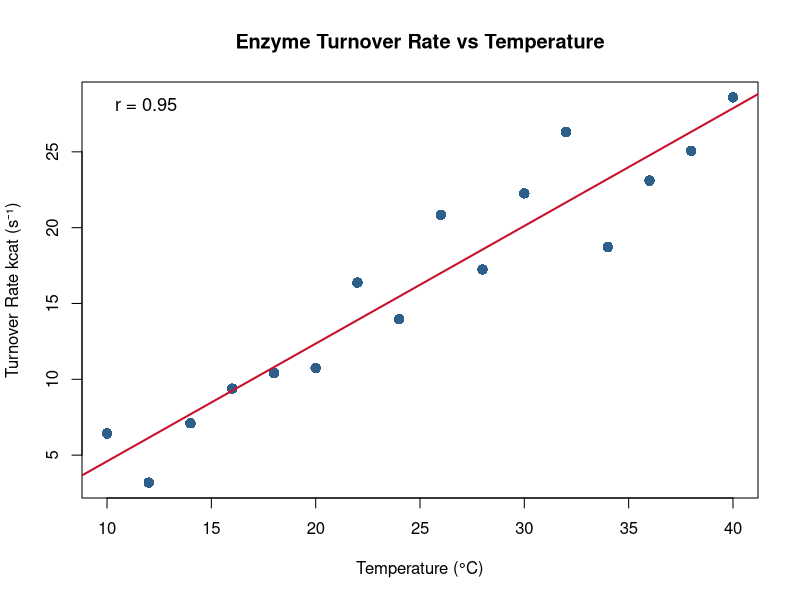
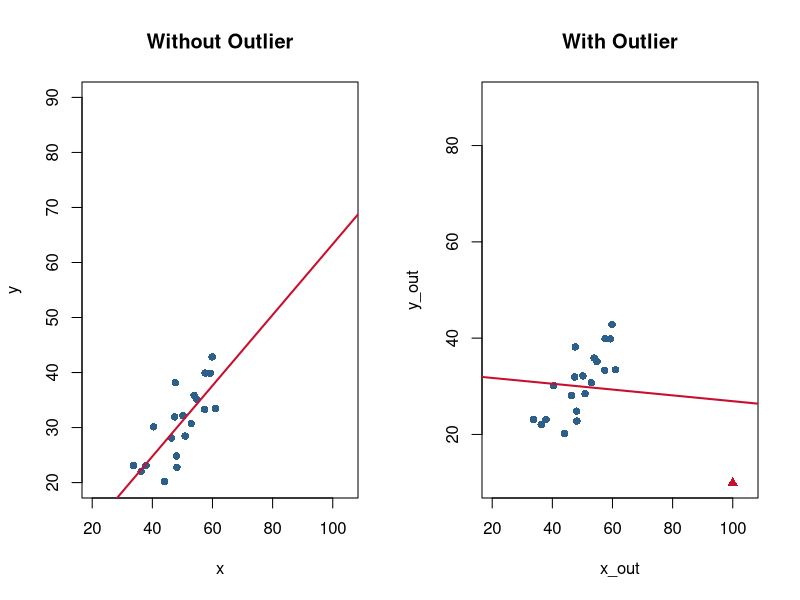
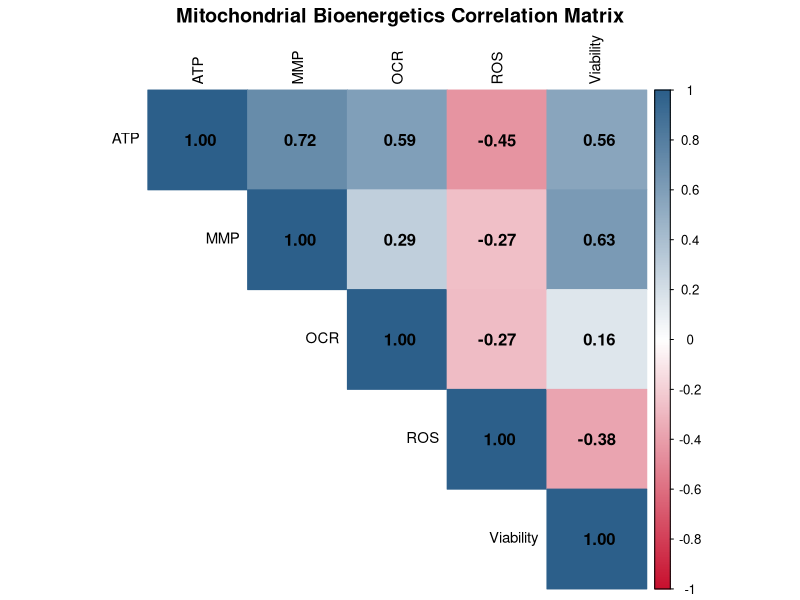

R code for these plots, in order:
## ---- chunk 1
knitr::opts_chunk$set(echo = TRUE)
## ---- chunk 2
# Biological context: enzyme kinetics across temperature
# Does substrate turnover rate (kcat) correlate with temperature (°C)?
set.seed(42)
temperature <- seq(10, 40, by = 2)
kcat        <- 0.8 * temperature - 5 + rnorm(length(temperature), 0, 2.5)

# Pearson's correlation
cor(temperature, kcat, method = "pearson")
## ---- chunk 3
# Full hypothesis test: is the correlation significantly different from zero?
# H₀: population correlation = 0
# H₁: population correlation ≠ 0
cor.test(temperature, kcat, method = "pearson")
## ---- chunk 4
# Visualise the relationship
plot(temperature, kcat,
     pch  = 16,
     col  = "#2C5F8A",
     cex  = 1.4,
     xlab = "Temperature (°C)",
     ylab = "Turnover Rate kcat (s⁻¹)",
     main = "Enzyme Turnover Rate vs Temperature")
abline(lm(kcat ~ temperature), col = "#C8102E", lwd = 2)
legend("topleft",
       legend = paste0("r = ", round(cor(temperature, kcat), 2)),
       bty = "n", cex = 1.1)
## ---- chunk 5
cat("
Rule of thumb (Cohen 1988, used in biology):

|r|         Interpretation
-----------------------------
0.10        Small / weak
0.30        Medium / moderate  
0.50        Large / strong
0.70+       Very strong

Note: These are conventions, not hard rules. A 'weak' correlation
can still be scientifically important — e.g., a gene that explains
1% of variation in disease risk across millions of individuals.
")
## ---- chunk 6
# Demonstrate: an outlier can dramatically change Pearson's r
set.seed(10)
x <- rnorm(20, mean = 50, sd = 10)
y <- 0.7 * x + rnorm(20, 0, 5)

# Add one outlier
x_out <- c(x, 100)
y_out <- c(y, 10)

cat("Pearson's r without outlier:", round(cor(x, y), 3), "\n")
cat("Pearson's r with outlier:   ", round(cor(x_out, y_out), 3), "\n")
## ---- chunk 7
par(mfrow = c(1, 2))
plot(x, y, pch = 16, col = "#2C5F8A", main = "Without Outlier",
     xlim = c(20, 105), ylim = c(20, 90))
abline(lm(y ~ x), col = "#C8102E", lwd = 2)

plot(x_out, y_out, pch = c(rep(16, 20), 17), col = c(rep("#2C5F8A", 20), "#C8102E"),
     main = "With Outlier", xlim = c(20, 105), ylim = c(10, 90))
abline(lm(y_out ~ x_out), col = "#C8102E", lwd = 2)
par(mfrow = c(1, 1))
## ---- chunk 8
# Biological context: pain score (ordinal, 0-10 scale) vs recovery time (days)
# Pain score is ordinal — Pearson's is not appropriate
set.seed(55)
pain_score    <- sample(1:10, 25, replace = TRUE)
recovery_days <- 0.6 * pain_score + rnorm(25, 0, 1.5)

# Pearson's (not ideal — pain is ordinal)
cat("Pearson's r:    ", round(cor(pain_score, recovery_days, method = "pearson"), 3), "\n")

# Spearman's (appropriate for ordinal x)
cat("Spearman's rho:", round(cor(pain_score, recovery_days, method = "spearman"), 3), "\n")
## ---- chunk 9
# Spearman's correlation test with confidence interval
cor.test(pain_score, recovery_days, method = "spearman")
## ---- chunk 10
# Biochemical measurements across 30 cell lines:
# ATP production, mitochondrial membrane potential,
# oxygen consumption rate, reactive oxygen species (ROS), cell viability
set.seed(123)
n <- 30

atp       <- rnorm(n, 50, 10)
mmp       <- 0.8 * atp + rnorm(n, 0, 8)          # correlated with ATP
ocr       <- 0.6 * atp + rnorm(n, 0, 12)          # moderately correlated
ros       <- -0.5 * atp + rnorm(n, 60, 10)        # negatively correlated
viability <- 0.7 * mmp - 0.3 * ros + rnorm(n, 0, 8)

cell_data <- data.frame(ATP = atp, MMP = mmp, OCR = ocr,
                         ROS = ros, Viability = viability)

# Compute correlation matrix
round(cor(cell_data, method = "pearson"), 2)
## ---- chunk 11
# Visualise with corrplot
# install.packages("corrplot")
library(corrplot)

cor_matrix <- cor(cell_data, method = "pearson")

corrplot(cor_matrix,
         method  = "color",
         type    = "upper",
         addCoef.col = "black",
         tl.col  = "black",
         tl.cex  = 0.9,
         col     = colorRampPalette(c("#C8102E", "white", "#2C5F8A"))(200),
         title   = "Mitochondrial Bioenergetics Correlation Matrix",
         mar     = c(0, 0, 1.5, 0))
## ---- chunk 12
# Classic example in biology: both ice cream sales and drowning
# correlate with temperature — but ice cream doesn't cause drowning.
# Confounding variables explain many observed correlations.

# Ecological example: species richness correlates with latitude.
# Does latitude CAUSE richness? No — it correlates with temperature,
# precipitation, and evolutionary history, which are the actual drivers.

# Simulate: a third variable drives both x and y
set.seed(77)
temperature_env <- rnorm(40, 20, 5)                      # True driver
plant_diversity  <- 0.9 * temperature_env + rnorm(40, 0, 3)
insect_diversity <- 0.8 * temperature_env + rnorm(40, 0, 4)

cat("Correlation between plant and insect diversity:",
    round(cor(plant_diversity, insect_diversity), 2), "\n")
cat("This is driven by their shared dependence on temperature,\n")
cat("not a direct causal link between the two diversity measures.\n")
